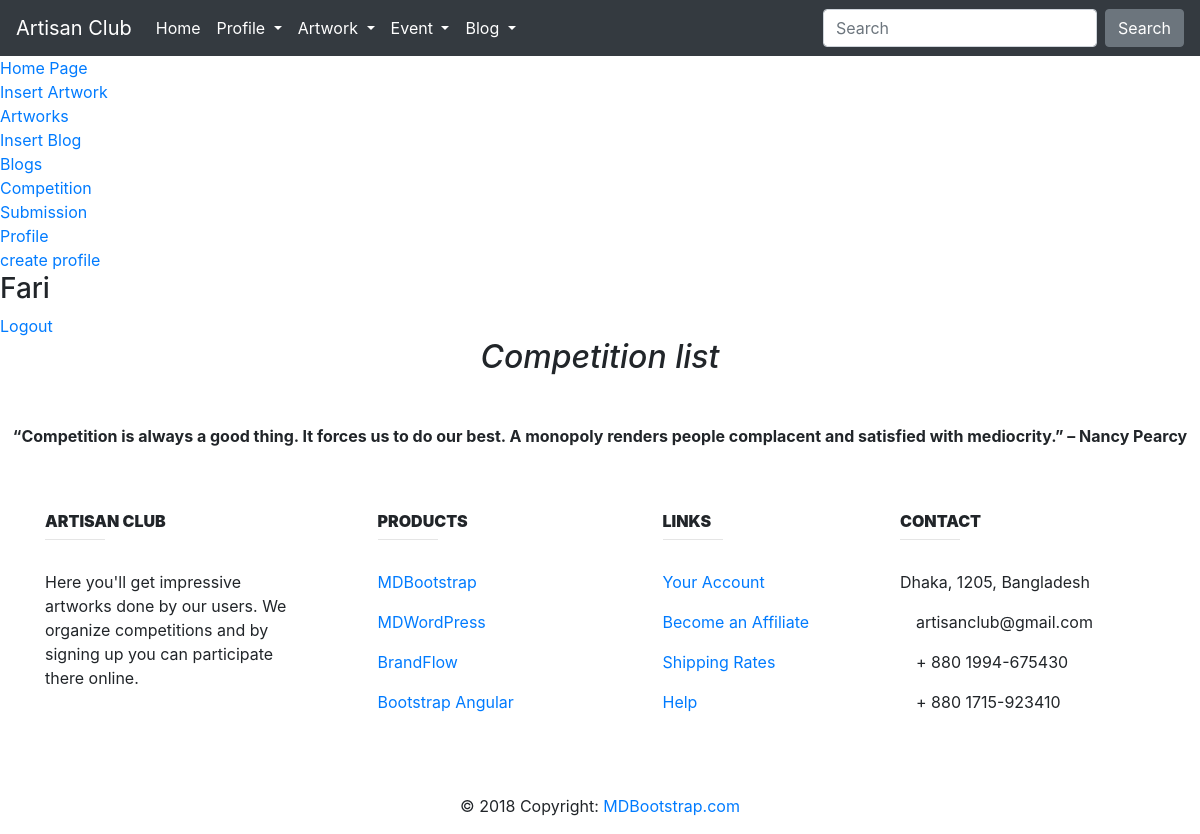
/Competition/ (signed in), run on an earlier commit of the app's database.
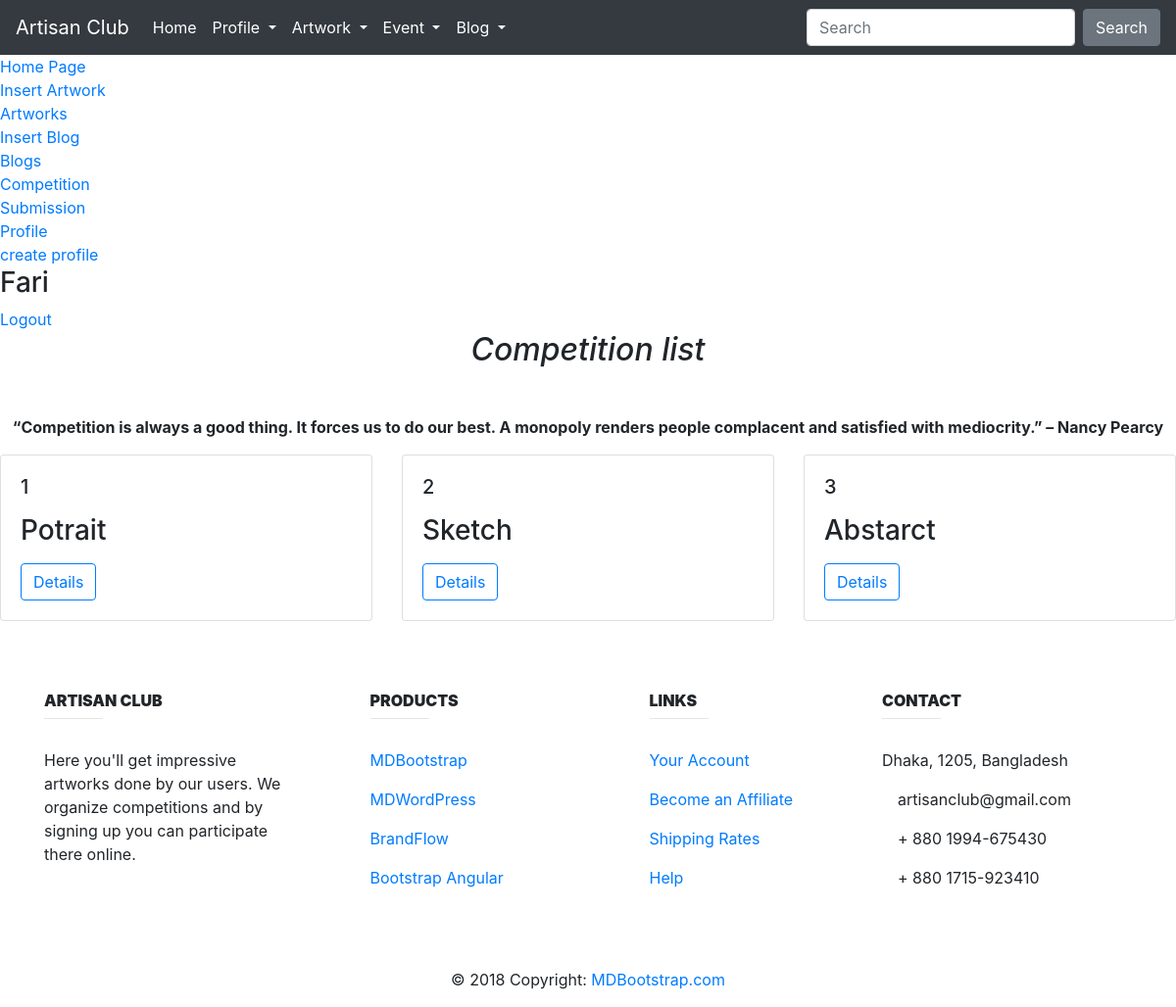
And on a later commit of the database.
### Event/models.py (models this page shows, shortened)
class Competition(models.Model):
    title = models.CharField(max_length=100,default="")
    date = models.DateField(auto_now=True)
    time = models.TimeField(auto_now=True)

### Event/views.py (the view)
# urls.py: path('Competition/',EventView.showcompetition,name='Competition'),
@login_required()
def showcompetition(request):
    competition  = Competition.objects.all()
    context ={
        'all_competition': competition
    }
    return render(request,'Event/showcompetition.html', context)

### templates/Event/showcompetition.html
{% extends 'Base.html' %}
{% load static %}
{% block content %}
    <center><h2><i>Competition list</i></h2></center> <br>
    <p> <center><b>“Competition is always a good thing. It forces us to do our best.
        A monopoly renders people complacent and satisfied with mediocrity.”  – Nancy Pearcy</b></center></p>
   <div class="row row-cols-1 row-cols-md-3">
       {% for comp in all_competition %}
        <div class="col mb-4">
          <div class="card h-100" >
            <div class="card-body">
              <h5 class="card-title">{{ comp.id }}</h5>
              <p class="card-text">
                  <h3>{{ comp.title }}</h3>
              </p>
                <a href="{{comp.id }}">
                    <button type="button" class="btn btn-outline-primary">Details</button>
                </a>
            </div>
          </div>
        </div>
        {% endfor %}
    </div>
{% endblock content %}

### templates/Base.html (shortened to what this page needs)
{% load static %}
<!DOCTYPE html>
<html lang="en">
<head>
    <link rel="stylesheet" href="https://stackpath.bootstrapcdn.com/bootstrap/4.5.2/css/bootstrap.min.css">
    <link rel="stylesheet" href="https://maxcdn.bootstrapcdn.com/bootstrap/4.0.0/css/bootstrap.min.css">
</head>
<body>
<nav class="navbar navbar-expand-lg navbar-dark bg-dark">
  <a class="navbar-brand" href="#">Artisan Club</a>
  <div class="collapse navbar-collapse" id="navbarSupportedContent">
    <ul class="navbar-nav mr-auto">
      <li class="nav-item active">
        <a class="nav-link" href="{% url 'Homepage' %}">Home <span class="sr-only">(current)</span></a>
        <li class="nav-item dropdown active">
        <a class="nav-link dropdown-toggle" href="#" id="navbarDropdown" role="button" data-toggle="dropdown" aria-haspopup="true" aria-expanded="false">
          Profile
        </a>
      </li>
        <li class="nav-item dropdown active">
        <a class="nav-link dropdown-toggle" href="#" id="navbarDropdown" role="button" data-toggle="dropdown" aria-haspopup="true" aria-expanded="false">
          Artwork
        </a>
      </li>
      <li class="nav-item dropdown active">
        <a class="nav-link dropdown-toggle" href="#" id="navbarDropdown" role="button" data-toggle="dropdown" aria-haspopup="true" aria-expanded="false">
          Event
        </a>
      </li>
        <li class="nav-item dropdown active">
        <a class="nav-link dropdown-toggle" href="#" id="navbarDropdown" role="button" data-toggle="dropdown" aria-haspopup="true" aria-expanded="false">
         Blog
        </a>
      </li>
    </ul>
    <form class="form-inline my-2 my-lg-0">
      <input class="form-control mr-sm-2" type="search" placeholder="Search" aria-label="Search">
      <button type="button" class="btn btn-secondary" type="submit">Search</button>
    </form>
  </div>
</nav>
<a href="{% url 'Homepage' %}">Home Page</a><br>
<a href="{% url 'InsertArtwork' %}">Insert Artwork</a><br>
<a href="{% url 'ShowArtwork' %}">Artworks</a><br>
<a href="{% url 'InsertBlogs' %}">Insert Blog</a><br>
<a href="{% url 'ShowBlogs' %}">Blogs</a><br>
<a href="{% url 'Competition' %}">Competition</a><br>
<a href="{% url 'SubmitCompetition' %}">Submission</a><br>
<a href="{% url 'ShowProfile' %}">Profile</a><br>
<a href="{% url 'CreateProfile' %}">create profile</a><br>
{% if user.is_authenticated %}
    <h3>{{ user.username }}</h3>
    <a href="{% url 'logout' %}">Logout</a><br>
{% else %}
    <h3> Stranger!</h3>
    <a href="{% url 'signup' %}">Sign Up</a><br>
    <a href="{% url 'login' %}">Login</a><br>
{% endif %}
{% block content %}
{% endblock content %}
<footer class="page-footer font-small unique-color-dark">
        <div class="container mt-5 mb-4 text-center text-md-left">
            <div class="row mt-3">
                <div class="col-md-3 col-lg-4 col-xl-3 mb-4">
                    <h6 class="text-uppercase font-weight-bold">
                        <strong>Artisan Club</strong>
                    </h6>
                    <hr class="deep-purple accent-2 mb-4 mt-0 d-inline-block mx-auto" style="width: 60px;">
                    <p>Here you'll get impressive artworks done by our users. We organize competitions and by signing
                        up you can participate there online.</p>
                </div>
                <div class="col-md-2 col-lg-2 col-xl-2 mx-auto mb-4">
                    <h6 class="text-uppercase font-weight-bold">
                        <strong>Products</strong>
                    </h6>
                    <hr class="deep-purple accent-2 mb-4 mt-0 d-inline-block mx-auto" style="width: 60px;">
                    <p>
                        <a href="#!">MDBootstrap</a>
                    </p>
                    <p>
                        <a href="#!">MDWordPress</a>
                    </p>
                    <p>
                        <a href="#!">BrandFlow</a>
                    </p>
                    <p>
                        <a href="#!">Bootstrap Angular</a>
                    </p>
                </div>
                <div class="col-md-3 col-lg-2 col-xl-2 mx-auto mb-4">
                    <h6 class="text-uppercase font-weight-bold">
                        <strong>links</strong>
                    </h6>
                    <hr class="deep-purple accent-2 mb-4 mt-0 d-inline-block mx-auto" style="width: 60px;">
                    <p>
                        <a href="#!">Your Account</a>
                    </p>
                    <p>
                        <a href="#!">Become an Affiliate</a>
                    </p>
                    <p>
                        <a href="#!">Shipping Rates</a>
                    </p>
                    <p>
                        <a href="#!">Help</a>
                    </p>
                </div>
                <div class="col-md-4 col-lg-3 col-xl-3">
                    <h6 class="text-uppercase font-weight-bold">
                        <strong>Contact</strong>
                    </h6>
                    <hr class="deep-purple accent-2 mb-4 mt-0 d-inline-block mx-auto" style="width: 60px;">
                    <p>
                        </i> Dhaka, 1205, Bangladesh</p>
                    <p>
                         artisanclub@gmail.com</p>
                    <p>
                         + 880 1994-675430</p>
                    <p>
                         + 880 1715-923410</p>
                </div>
            </div>
        </div>
        <div class="footer-copyright text-center py-3">© 2018 Copyright:
            <a href="https://mdbootstrap.com/bootstrap-tutorial/"> MDBootstrap.com</a>
        </div>
    </footer>
</body>
</html>

What changed in the data, as far as the page shows it:
added Competition: id "1", title "Potrait"
added Competition: id "2", title "Sketch"
added Competition: id "3", title "Abstarct"
